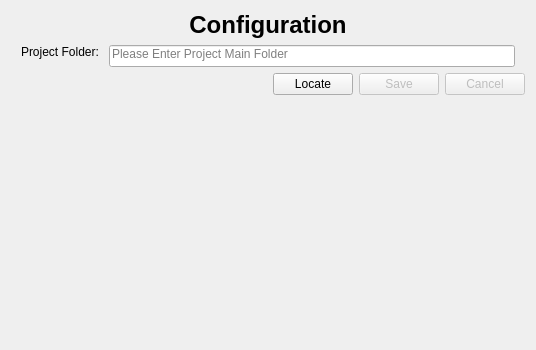
<?xml version="1.0" encoding="UTF-8"?>
<ui version="4.0">
 <class>Tab2</class>
 <widget class="QWidget" name="Tab2">
  <property name="geometry">
   <rect>
    <x>0</x>
    <y>0</y>
    <width>536</width>
    <height>350</height>
   </rect>
  </property>
  <property name="windowTitle">
   <string>Configuration</string>
  </property>
  <property name="toolTip">
   <string>Tab Tool Tip</string>
  </property>
  <property name="statusTip">
   <string>Tab Status Tip</string>
  </property>
  <property name="whatsThis">
   <string>Tab Whats This</string>
  </property>
  <layout class="QGridLayout" name="gridLayout_2">
   <item row="3" column="0">
    <spacer name="verticalSpacer">
     <property name="orientation">
      <enum>Qt::Vertical</enum>
     </property>
     <property name="sizeHint" stdset="0">
      <size>
       <width>20</width>
       <height>40</height>
      </size>
     </property>
    </spacer>
   </item>
   <item row="0" column="0">
    <layout class="QVBoxLayout" name="verticalLayout1_Title">
     <item>
      <widget class="QLabel" name="labelConfigTitle">
       <property name="text">
        <string>&lt;html&gt;&lt;head/&gt;&lt;body&gt;&lt;h1 style=&quot; margin-top:18px; margin-bottom:12px; margin-left:0px; margin-right:0px; -qt-block-indent:0; text-indent:0px;&quot;&gt;&lt;span style=&quot; font-size:xx-large; font-weight:700;&quot;&gt;Configuration&lt;/span&gt;&lt;/h1&gt;&lt;/body&gt;&lt;/html&gt;</string>
       </property>
       <property name="alignment">
        <set>Qt::AlignCenter</set>
       </property>
      </widget>
     </item>
    </layout>
   </item>
   <item row="1" column="0">
    <layout class="QVBoxLayout" name="verticalLayout2_PF">
     <item>
      <layout class="QHBoxLayout" name="horizontalLayoutPFConfig" stretch="0,0">
       <property name="spacing">
        <number>10</number>
       </property>
       <property name="leftMargin">
        <number>10</number>
       </property>
       <property name="rightMargin">
        <number>10</number>
       </property>
       <item>
        <widget class="QLabel" name="labelPFConfig">
         <property name="text">
          <string>Project Folder:</string>
         </property>
         <property name="alignment">
          <set>Qt::AlignLeading|Qt::AlignLeft|Qt::AlignTop</set>
         </property>
         <property name="buddy">
          <cstring>lineEditPFConfig</cstring>
         </property>
        </widget>
       </item>
       <item alignment="Qt::AlignTop">
        <widget class="QLineEdit" name="lineEditPFConfig">
         <property name="text">
          <string/>
         </property>
         <property name="alignment">
          <set>Qt::AlignLeading|Qt::AlignLeft|Qt::AlignTop</set>
         </property>
         <property name="placeholderText">
          <string>Please Enter Project Main Folder</string>
         </property>
        </widget>
       </item>
      </layout>
     </item>
     <item>
      <layout class="QHBoxLayout" name="horizontalLayoutPFButtons">
       <item>
        <spacer name="horizontalSpacerTabConfigLineEditPFLeft">
         <property name="orientation">
          <enum>Qt::Horizontal</enum>
         </property>
         <property name="sizeHint" stdset="0">
          <size>
           <width>40</width>
           <height>20</height>
          </size>
         </property>
        </spacer>
       </item>
       <item>
        <widget class="QPushButton" name="pushButtonPFLocate">
         <property name="statusTip">
          <string>Locate Project Folder</string>
         </property>
         <property name="text">
          <string>Locate</string>
         </property>
         <property name="icon">
          <iconset resource="../buttons.qrc">
           <normaloff>:/glass/buttons/glassButtonFind.png</normaloff>:/glass/buttons/glassButtonFind.png</iconset>
         </property>
        </widget>
       </item>
       <item>
        <widget class="QPushButton" name="pushButtonPFSave">
         <property name="enabled">
          <bool>false</bool>
         </property>
         <property name="statusTip">
          <string>Save Location of Project Folder</string>
         </property>
         <property name="text">
          <string>Save</string>
         </property>
         <property name="icon">
          <iconset resource="../buttons.qrc">
           <normaloff>:/glass/buttons/glassButtonSave.png</normaloff>:/glass/buttons/glassButtonSave.png</iconset>
         </property>
        </widget>
       </item>
       <item>
        <widget class="QPushButton" name="pushButtonPFCancel">
         <property name="enabled">
          <bool>false</bool>
         </property>
         <property name="statusTip">
          <string>Discard Changes</string>
         </property>
         <property name="text">
          <string>Cancel</string>
         </property>
         <property name="icon">
          <iconset resource="../buttons.qrc">
           <normaloff>:/glass/buttons/glassButtonCancel.png</normaloff>:/glass/buttons/glassButtonCancel.png</iconset>
         </property>
        </widget>
       </item>
      </layout>
     </item>
    </layout>
   </item>
   <item row="2" column="0">
    <layout class="QVBoxLayout" name="verticalLayout3_Spare"/>
   </item>
  </layout>
 </widget>
 <resources>
  <include location="../buttons.qrc"/>
 </resources>
 <connections/>
</ui>
